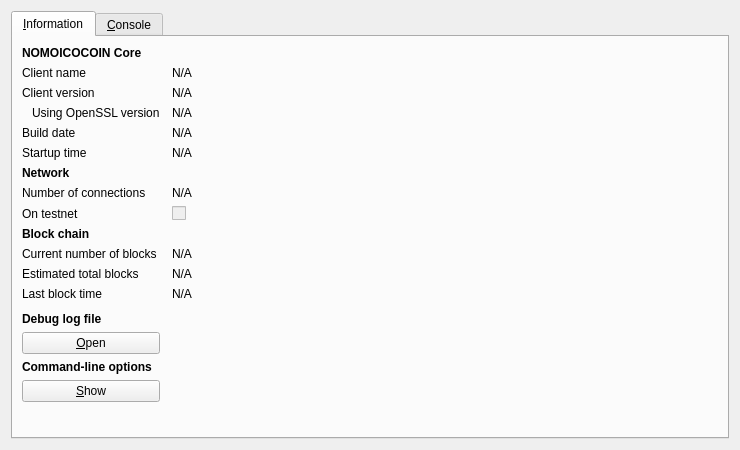
<?xml version="1.0" encoding="UTF-8"?>
<ui version="4.0">
 <class>RPCConsole</class>
 <widget class="QDialog" name="RPCConsole">
  <property name="geometry">
   <rect>
    <x>0</x>
    <y>0</y>
    <width>740</width>
    <height>450</height>
   </rect>
  </property>
  <property name="windowTitle">
   <string>NOMOICOCOIN - Debug window</string>
  </property>
  <layout class="QVBoxLayout" name="verticalLayout_2">
   <item>
    <widget class="QTabWidget" name="tabWidget">
     <property name="currentIndex">
      <number>0</number>
     </property>
     <widget class="QWidget" name="tab_info">
      <attribute name="title">
       <string>&amp;Information</string>
      </attribute>
      <layout class="QGridLayout" name="gridLayout" columnstretch="0,1">
       <property name="horizontalSpacing">
        <number>12</number>
       </property>
       <item row="0" column="0">
        <widget class="QLabel" name="label_9">
         <property name="font">
          <font>
           <weight>75</weight>
           <bold>true</bold>
          </font>
         </property>
         <property name="text">
          <string>NOMOICOCOIN Core</string>
         </property>
        </widget>
       </item>
       <item row="1" column="0">
        <widget class="QLabel" name="label_5">
         <property name="text">
          <string>Client name</string>
         </property>
        </widget>
       </item>
       <item row="1" column="1">
        <widget class="QLabel" name="clientName">
         <property name="cursor">
          <cursorShape>IBeamCursor</cursorShape>
         </property>
         <property name="text">
          <string>N/A</string>
         </property>
         <property name="textFormat">
          <enum>Qt::PlainText</enum>
         </property>
         <property name="textInteractionFlags">
          <set>Qt::LinksAccessibleByMouse|Qt::TextSelectableByKeyboard|Qt::TextSelectableByMouse</set>
         </property>
        </widget>
       </item>
       <item row="2" column="0">
        <widget class="QLabel" name="label_6">
         <property name="text">
          <string>Client version</string>
         </property>
        </widget>
       </item>
       <item row="2" column="1">
        <widget class="QLabel" name="clientVersion">
         <property name="cursor">
          <cursorShape>IBeamCursor</cursorShape>
         </property>
         <property name="text">
          <string>N/A</string>
         </property>
         <property name="textFormat">
          <enum>Qt::PlainText</enum>
         </property>
         <property name="textInteractionFlags">
          <set>Qt::LinksAccessibleByMouse|Qt::TextSelectableByKeyboard|Qt::TextSelectableByMouse</set>
         </property>
        </widget>
       </item>
       <item row="3" column="0">
        <widget class="QLabel" name="label_14">
         <property name="text">
          <string>Using OpenSSL version</string>
         </property>
         <property name="indent">
          <number>10</number>
         </property>
        </widget>
       </item>
       <item row="3" column="1">
        <widget class="QLabel" name="openSSLVersion">
         <property name="cursor">
          <cursorShape>IBeamCursor</cursorShape>
         </property>
         <property name="text">
          <string>N/A</string>
         </property>
         <property name="textFormat">
          <enum>Qt::PlainText</enum>
         </property>
         <property name="textInteractionFlags">
          <set>Qt::LinksAccessibleByMouse|Qt::TextSelectableByKeyboard|Qt::TextSelectableByMouse</set>
         </property>
        </widget>
       </item>
       <item row="4" column="0">
        <widget class="QLabel" name="label_12">
         <property name="text">
          <string>Build date</string>
         </property>
        </widget>
       </item>
       <item row="4" column="1">
        <widget class="QLabel" name="buildDate">
         <property name="cursor">
          <cursorShape>IBeamCursor</cursorShape>
         </property>
         <property name="text">
          <string>N/A</string>
         </property>
         <property name="textFormat">
          <enum>Qt::PlainText</enum>
         </property>
         <property name="textInteractionFlags">
          <set>Qt::LinksAccessibleByMouse|Qt::TextSelectableByKeyboard|Qt::TextSelectableByMouse</set>
         </property>
        </widget>
       </item>
       <item row="5" column="0">
        <widget class="QLabel" name="label_13">
         <property name="text">
          <string>Startup time</string>
         </property>
        </widget>
       </item>
       <item row="5" column="1">
        <widget class="QLabel" name="startupTime">
         <property name="cursor">
          <cursorShape>IBeamCursor</cursorShape>
         </property>
         <property name="text">
          <string>N/A</string>
         </property>
         <property name="textFormat">
          <enum>Qt::PlainText</enum>
         </property>
         <property name="textInteractionFlags">
          <set>Qt::LinksAccessibleByMouse|Qt::TextSelectableByKeyboard|Qt::TextSelectableByMouse</set>
         </property>
        </widget>
       </item>
       <item row="6" column="0">
        <widget class="QLabel" name="label_11">
         <property name="font">
          <font>
           <weight>75</weight>
           <bold>true</bold>
          </font>
         </property>
         <property name="text">
          <string>Network</string>
         </property>
        </widget>
       </item>
       <item row="7" column="0">
        <widget class="QLabel" name="label_7">
         <property name="text">
          <string>Number of connections</string>
         </property>
        </widget>
       </item>
       <item row="7" column="1">
        <widget class="QLabel" name="numberOfConnections">
         <property name="cursor">
          <cursorShape>IBeamCursor</cursorShape>
         </property>
         <property name="text">
          <string>N/A</string>
         </property>
         <property name="textFormat">
          <enum>Qt::PlainText</enum>
         </property>
         <property name="textInteractionFlags">
          <set>Qt::LinksAccessibleByMouse|Qt::TextSelectableByKeyboard|Qt::TextSelectableByMouse</set>
         </property>
        </widget>
       </item>
       <item row="8" column="0">
        <widget class="QLabel" name="label_8">
         <property name="text">
          <string>On testnet</string>
         </property>
        </widget>
       </item>
       <item row="8" column="1">
        <widget class="QCheckBox" name="isTestNet">
         <property name="enabled">
          <bool>false</bool>
         </property>
         <property name="text">
          <string/>
         </property>
        </widget>
       </item>
       <item row="9" column="0">
        <widget class="QLabel" name="label_10">
         <property name="font">
          <font>
           <weight>75</weight>
           <bold>true</bold>
          </font>
         </property>
         <property name="text">
          <string>Block chain</string>
         </property>
        </widget>
       </item>
       <item row="10" column="0">
        <widget class="QLabel" name="label_3">
         <property name="text">
          <string>Current number of blocks</string>
         </property>
        </widget>
       </item>
       <item row="10" column="1">
        <widget class="QLabel" name="numberOfBlocks">
         <property name="cursor">
          <cursorShape>IBeamCursor</cursorShape>
         </property>
         <property name="text">
          <string>N/A</string>
         </property>
         <property name="textFormat">
          <enum>Qt::PlainText</enum>
         </property>
         <property name="textInteractionFlags">
          <set>Qt::LinksAccessibleByMouse|Qt::TextSelectableByKeyboard|Qt::TextSelectableByMouse</set>
         </property>
        </widget>
       </item>
       <item row="11" column="0">
        <widget class="QLabel" name="label_4">
         <property name="text">
          <string>Estimated total blocks</string>
         </property>
        </widget>
       </item>
       <item row="11" column="1">
        <widget class="QLabel" name="totalBlocks">
         <property name="cursor">
          <cursorShape>IBeamCursor</cursorShape>
         </property>
         <property name="text">
          <string>N/A</string>
         </property>
         <property name="textFormat">
          <enum>Qt::PlainText</enum>
         </property>
         <property name="textInteractionFlags">
          <set>Qt::LinksAccessibleByMouse|Qt::TextSelectableByKeyboard|Qt::TextSelectableByMouse</set>
         </property>
        </widget>
       </item>
       <item row="12" column="0">
        <widget class="QLabel" name="label_2">
         <property name="text">
          <string>Last block time</string>
         </property>
        </widget>
       </item>
       <item row="12" column="1">
        <widget class="QLabel" name="lastBlockTime">
         <property name="cursor">
          <cursorShape>IBeamCursor</cursorShape>
         </property>
         <property name="text">
          <string>N/A</string>
         </property>
         <property name="textFormat">
          <enum>Qt::PlainText</enum>
         </property>
         <property name="textInteractionFlags">
          <set>Qt::LinksAccessibleByMouse|Qt::TextSelectableByKeyboard|Qt::TextSelectableByMouse</set>
         </property>
        </widget>
       </item>
       <item row="13" column="0">
        <spacer name="verticalSpacer_2">
         <property name="orientation">
          <enum>Qt::Vertical</enum>
         </property>
         <property name="sizeHint" stdset="0">
          <size>
           <width>20</width>
           <height>20</height>
          </size>
         </property>
        </spacer>
       </item>
       <item row="14" column="0">
        <widget class="QLabel" name="labelDebugLogfile">
         <property name="font">
          <font>
           <weight>75</weight>
           <bold>true</bold>
          </font>
         </property>
         <property name="text">
          <string>Debug log file</string>
         </property>
        </widget>
       </item>
       <item row="15" column="0">
        <widget class="QPushButton" name="openDebugLogfileButton">
         <property name="toolTip">
          <string>Open the NOMOICOCOIN debug log file from the current data directory. This can take a few seconds for large log files.</string>
         </property>
         <property name="text">
          <string>&amp;Open</string>
         </property>
         <property name="autoDefault">
          <bool>false</bool>
         </property>
        </widget>
       </item>
       <item row="16" column="0">
        <widget class="QLabel" name="labelCLOptions">
         <property name="font">
          <font>
           <weight>75</weight>
           <bold>true</bold>
          </font>
         </property>
         <property name="text">
          <string>Command-line options</string>
         </property>
        </widget>
       </item>
       <item row="17" column="0">
        <widget class="QPushButton" name="showCLOptionsButton">
         <property name="toolTip">
          <string>Show the NOMOICOCOIN-Qt help message to get a list with possible NOMOICOCOIN command-line options.</string>
         </property>
         <property name="text">
          <string>&amp;Show</string>
         </property>
         <property name="autoDefault">
          <bool>false</bool>
         </property>
        </widget>
       </item>
       <item row="18" column="0">
        <spacer name="verticalSpacer">
         <property name="orientation">
          <enum>Qt::Vertical</enum>
         </property>
         <property name="sizeHint" stdset="0">
          <size>
           <width>20</width>
           <height>40</height>
          </size>
         </property>
        </spacer>
       </item>
      </layout>
     </widget>
     <widget class="QWidget" name="tab_console">
      <attribute name="title">
       <string>&amp;Console</string>
      </attribute>
      <layout class="QVBoxLayout" name="verticalLayout_3">
       <property name="spacing">
        <number>3</number>
       </property>
       <item>
        <widget class="QTextEdit" name="messagesWidget">
         <property name="minimumSize">
          <size>
           <width>0</width>
           <height>100</height>
          </size>
         </property>
         <property name="readOnly">
          <bool>true</bool>
         </property>
         <property name="tabKeyNavigation" stdset="0">
          <bool>false</bool>
         </property>
         <property name="columnCount" stdset="0">
          <number>2</number>
         </property>
        </widget>
       </item>
       <item>
        <layout class="QHBoxLayout" name="horizontalLayout">
         <property name="spacing">
          <number>3</number>
         </property>
         <item>
          <widget class="QLabel" name="label">
           <property name="text">
            <string notr="true">&gt;</string>
           </property>
          </widget>
         </item>
         <item>
          <widget class="QLineEdit" name="lineEdit"/>
         </item>
         <item>
          <widget class="QPushButton" name="clearButton">
           <property name="maximumSize">
            <size>
             <width>24</width>
             <height>24</height>
            </size>
           </property>
           <property name="toolTip">
            <string>Clear console</string>
           </property>
           <property name="text">
            <string/>
           </property>
           <property name="icon">
            <iconset resource="../bitcoin.qrc">
             <normaloff>:/icons/remove</normaloff>:/icons/remove</iconset>
           </property>
           <property name="shortcut">
            <string notr="true">Ctrl+L</string>
           </property>
           <property name="autoDefault">
            <bool>false</bool>
           </property>
          </widget>
         </item>
        </layout>
       </item>
      </layout>
     </widget>
    </widget>
   </item>
  </layout>
 </widget>
 <resources>
  <include location="../bitcoin.qrc"/>
 </resources>
 <connections/>
</ui>
